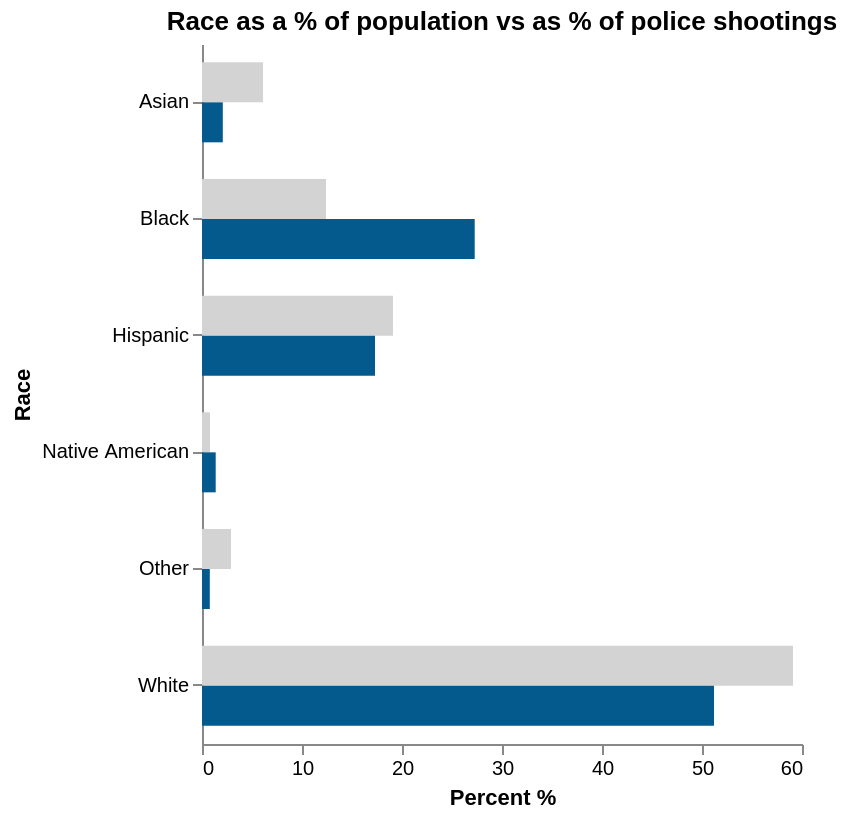

The Vega-Lite source for this figure:
### Vega-Lite specification from a JSON file in a GitHub repository (floating-point values rounded to 4 significant figures)
{"$schema": "https://vega.github.io/schema/vega-lite/v5.json", "config": {"view": {"stroke": null}}, "data": {"values": [{"year": 2015, "race": "White", "pop": 59.1, "victim": 51.2}, {"year": 2015, "race": "Hispanic", "pop": 19.1, "victim": 17.3}, {"year": 2015, "race": "Black", "pop": 12.4, "victim": 27.27}, {"year": 2015, "race": "Native American", "pop": 0.8, "victim": 1.37}, {"year": 2015, "race": "Other", "pop": 2.9, "victim": 0.78}, {"year": 2015, "race": "Asian", "pop": 6.1, "victim": 2.08}, {"year": 2016, "race": "White", "pop": 59, "victim": 51.8}, {"year": 2016, "race": "Hispanic", "pop": 19.2, "victim": 17.4}, {"year": 2016, "race": "Black", "pop": 12.4, "victim": 28}, {"year": 2016, "race": "Native American", "pop": 0.8, "victim": 1.4}, {"year": 2016, "race": "Other", "pop": 2.9, "victim": 0.36}, {"year": 2016, "race": "Asian", "pop": 6.3, "victim": 1.7}, {"year": 2017, "race": "White", "pop": 58.9, "victim": 50.3}, {"year": 2017, "race": "Hispanic", "pop": 19.3, "victim": 17}, {"year": 2017, "race": "Black", "pop": 12.7, "victim": 23}, {"year": 2017, "race": "Native American", "pop": 0.8, "victim": 1.5}, {"year": 2017, "race": "Other", "pop": 2.9, "victim": 0.6}, {"year": 2017, "race": "Asian", "pop": 6.2, "victim": 1.7}, {"year": 2018, "race": "White", "pop": 58.1, "victim": 54}, {"year": 2018, "race": "Hispanic", "pop": 19.4, "victim": 17.9}, {"year": 2018, "race": "Black", "pop": 12.1, "victim": 25.4}, {"year": 2018, "race": "Native American", "pop": 0.8, "victim": 1.1}, {"year": 2018, "race": "Other", "pop": 2.9, "victim": 0.9}, {"year": 2018, "race": "Asian", "pop": 6.5, "victim": 3.8}, {"year": 2019, "race": "White", "pop": 58.6, "victim": 48}, {"year": 2019, "race": "Hispanic", "pop": 19.5, "victim": 19}, {"year": 2019, "race": "Black", "pop": 12.9, "victim": 26.9}, {"year": 2019, "race": "Native American", "pop": 0.8, "victim": 1.2}, {"year": 2019, "race": "Other", "pop": 2.9, "victim": 0.2}, {"year": 2019, "race": "Asian", "pop": 6.4, "victim": 2.1}, {"year": 2020, "race": "White", "pop": 58.5, "victim": 52.3}, {"year": 2020, "race": "Hispanic", "pop": 19.6, "victim": 11}, {"year": 2020, "race": "Black", "pop": 13, "victim": 30.81}, {"year": 2020, "race": "Native American", "pop": 0.8, "victim": 1.4}, {"year": 2020, "race": "Other", "pop": 2.9, "victim": 0.73}, {"year": 2020, "race": "Asian", "pop": 6.6, "victim": 2.6}, {"year": 2021, "race": "White", "pop": 58.4, "victim": 51.2}, {"year": 2021, "race": "Hispanic", "pop": 19.7, "victim": 13.9}, {"year": 2021, "race": "Black", "pop": 12.5, "victim": 29.6}, {"year": 2021, "race": "Native American", "pop": 0.8, "victim": 1.37}, {"year": 2021, "race": "Other", "pop": 2.9, "victim": 0.85}, {"year": 2021, "race": "Asian", "pop": 6.5, "victim": 2.08}, {"year": 2022, "race": "White", "pop": 58.2, "victim": 51.5}, {"year": 2022, "race": "Hispanic", "pop": 19.8, "victim": 17.3}, {"year": 2022, "race": "Black", "pop": 12.5, "victim": 27.27}, {"year": 2022, "race": "Native American", "pop": 0.8, "victim": 1.32}, {"year": 2022, "race": "Other", "pop": 2.9, "victim": 0.69}, {"year": 2022, "race": "Asian", "pop": 6.7, "victim": 2.08}]}, "params": [{"name": "Year_selection", "value": 2015, "bind": {"input": "range", "min": 2015, "max": 2022, "step": 1, "name": "Year: "}}], "transform": [{"filter": "datum.year == Year_selection"}], "title": "Race as a % of population vs as % of police shootings", "width": "container", "height": 350, "encoding": {"y": {"field": "race", "type": "nominal", "axis": {"grid": false, "labelAngle": 0}, "title": "Race"}}, "layer": [{"mark": {"type": "bar", "yOffset": -10, "size": 20, "color": "lightgrey"}, "encoding": {"x": {"field": "pop", "type": "quantitative", "title": "", "axis": {"grid": false}}, "tooltip": [{"field": "pop", "title": "% in Population"}]}}, {"mark": {"type": "bar", "yOffset": 10, "size": 20, "color": "#045a8d"}, "encoding": {"x": {"field": "victim", "type": "quantitative", "title": "Percent %"}, "tooltip": [{"field": "victim", "format": ".2f", "title": "% of Victims"}]}}]}
